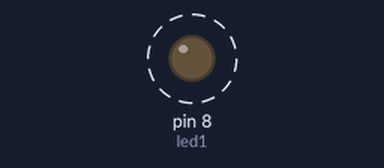
Bench run of a sketch on a simulated Arduino Uno, built with avr-gcc and run on an emulated ATmega328P. Parts: output pins drawn as LEDs (lit = HIGH). Dashed ring = blinking. What the sketch prints to the serial monitor is not drawn.

Above: at 0.2 s.
Timing chart, 0 to 3.0 s (numbered marks = the images above):
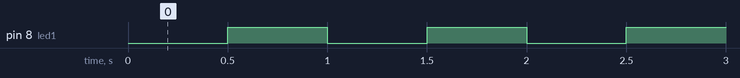

Measured:
- by itself, pin 8 (led1): alternates HIGH for 0.50 s and LOW for 0.50 s

The sketch:

1.pisca_millis.ino
```cpp
const int led1 = 8;
bool estado = 0;
unsigned long tempo = 0;


void setup() {
   pinMode(led1, OUTPUT);
   Serial.begin(115200);

}

void loop() {
  unsigned long tempoatual = millis();
  if(tempoatual - tempo >=500)
  {
    tempo = tempoatual;
    estado = !estado;
    digitalWrite (led1, estado);
    Serial.print(tempoatual/1000.0);
    Serial.println("s");
  }

}
```
